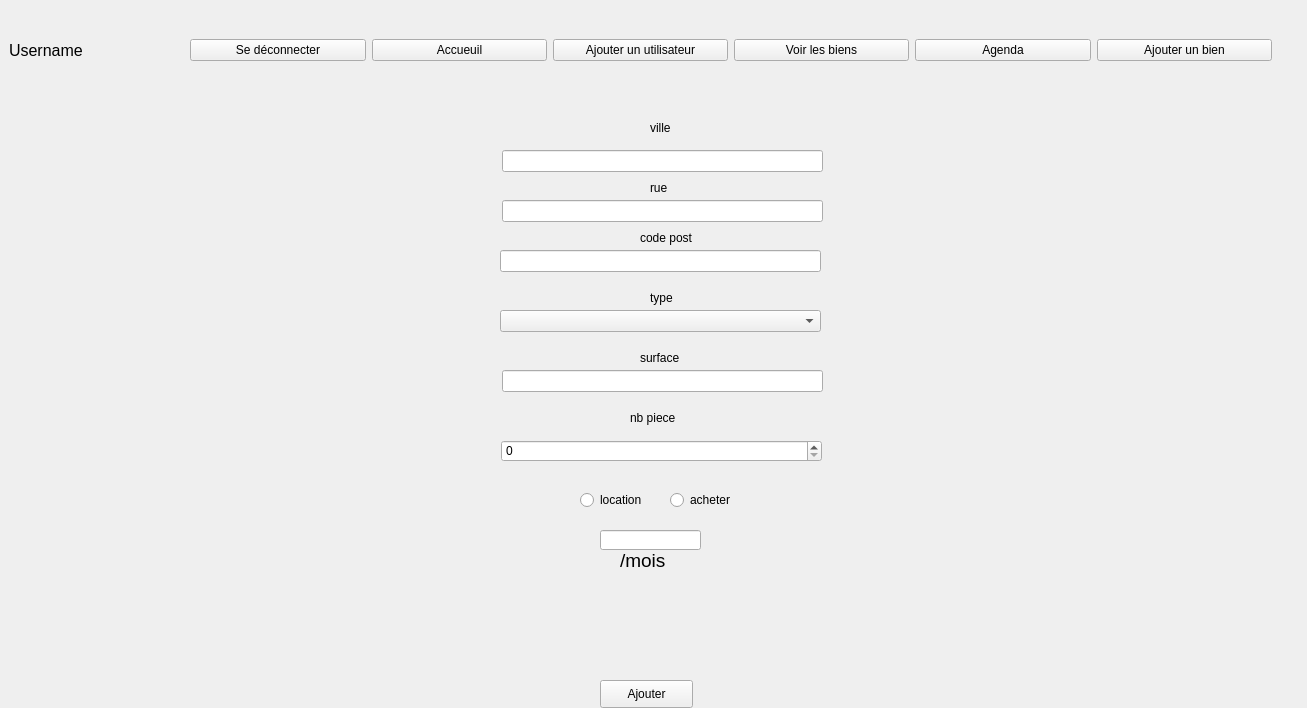
<?xml version="1.0" encoding="UTF-8"?>
<ui version="4.0">
 <class>MainWindow</class>
 <widget class="QMainWindow" name="MainWindow">
  <property name="geometry">
   <rect>
    <x>0</x>
    <y>0</y>
    <width>1307</width>
    <height>708</height>
   </rect>
  </property>
  <property name="windowTitle">
   <string>Grimmo</string>
  </property>
  <widget class="QWidget" name="centralwidget">
   <widget class="QStackedWidget" name="pages">
    <property name="geometry">
     <rect>
      <x>20</x>
      <y>0</y>
      <width>1291</width>
      <height>741</height>
     </rect>
    </property>
    <property name="currentIndex">
     <number>2</number>
    </property>
    <widget class="QWidget" name="login">
     <widget class="QWidget" name="verticalLayoutWidget">
      <property name="geometry">
       <rect>
        <x>-1</x>
        <y>-1</y>
        <width>1281</width>
        <height>721</height>
       </rect>
      </property>
      <layout class="QVBoxLayout" name="verticalLayout">
       <property name="spacing">
        <number>0</number>
       </property>
       <property name="sizeConstraint">
        <enum>QLayout::SetDefaultConstraint</enum>
       </property>
       <property name="leftMargin">
        <number>450</number>
       </property>
       <property name="topMargin">
        <number>150</number>
       </property>
       <property name="rightMargin">
        <number>450</number>
       </property>
       <property name="bottomMargin">
        <number>300</number>
       </property>
       <item>
        <widget class="QLabel" name="title">
         <property name="maximumSize">
          <size>
           <width>16777215</width>
           <height>30</height>
          </size>
         </property>
         <property name="font">
          <font>
           <pointsize>16</pointsize>
          </font>
         </property>
         <property name="text">
          <string>Connection</string>
         </property>
         <property name="alignment">
          <set>Qt::AlignCenter</set>
         </property>
        </widget>
       </item>
       <item>
        <widget class="QLineEdit" name="username_login">
         <property name="text">
          <string/>
         </property>
         <property name="placeholderText">
          <string>Nom Prenom</string>
         </property>
        </widget>
       </item>
       <item>
        <widget class="QLineEdit" name="password_login">
         <property name="placeholderText">
          <string>Mot de passe</string>
         </property>
        </widget>
       </item>
       <item>
        <widget class="QPushButton" name="connect_login">
         <property name="text">
          <string>Se connecter</string>
         </property>
        </widget>
       </item>
      </layout>
     </widget>
    </widget>
    <widget class="QWidget" name="home">
     <widget class="QWidget" name="horizontalLayoutWidget_3">
      <property name="geometry">
       <rect>
        <x>0</x>
        <y>110</y>
        <width>1281</width>
        <height>611</height>
       </rect>
      </property>
      <layout class="QHBoxLayout" name="horizontalLayout_3">
       <item>
        <widget class="QScrollArea" name="scrollArea_2">
         <property name="widgetResizable">
          <bool>true</bool>
         </property>
         <widget class="QWidget" name="scrollAreaWidgetContents_2">
          <property name="geometry">
           <rect>
            <x>0</x>
            <y>0</y>
            <width>636</width>
            <height>607</height>
           </rect>
          </property>
         </widget>
        </widget>
       </item>
       <item>
        <layout class="QVBoxLayout" name="verticalLayout_3">
         <item>
          <widget class="QCalendarWidget" name="calendarWidget"/>
         </item>
         <item>
          <widget class="QScrollArea" name="scrollArea">
           <property name="widgetResizable">
            <bool>true</bool>
           </property>
           <widget class="QWidget" name="scrollAreaWidgetContents_3">
            <property name="geometry">
             <rect>
              <x>0</x>
              <y>0</y>
              <width>633</width>
              <height>299</height>
             </rect>
            </property>
           </widget>
          </widget>
         </item>
        </layout>
       </item>
      </layout>
     </widget>
    </widget>
    <widget class="QWidget" name="add_bien">
     <widget class="QLabel" name="label_4">
      <property name="geometry">
       <rect>
        <x>630</x>
        <y>180</y>
        <width>55</width>
        <height>16</height>
       </rect>
      </property>
      <property name="text">
       <string>rue</string>
      </property>
     </widget>
     <widget class="QLabel" name="label_5">
      <property name="geometry">
       <rect>
        <x>620</x>
        <y>230</y>
        <width>55</width>
        <height>16</height>
       </rect>
      </property>
      <property name="text">
       <string>code post</string>
      </property>
     </widget>
     <widget class="QLineEdit" name="add_ville_add_bien">
      <property name="geometry">
       <rect>
        <x>482</x>
        <y>150</y>
        <width>321</width>
        <height>22</height>
       </rect>
      </property>
     </widget>
     <widget class="QLineEdit" name="add_rue_add_bien">
      <property name="geometry">
       <rect>
        <x>482</x>
        <y>200</y>
        <width>321</width>
        <height>22</height>
       </rect>
      </property>
     </widget>
     <widget class="QLineEdit" name="add_postal_add_bien">
      <property name="geometry">
       <rect>
        <x>480</x>
        <y>250</y>
        <width>321</width>
        <height>22</height>
       </rect>
      </property>
     </widget>
     <widget class="QLabel" name="label_6">
      <property name="geometry">
       <rect>
        <x>630</x>
        <y>290</y>
        <width>55</width>
        <height>16</height>
       </rect>
      </property>
      <property name="text">
       <string>type</string>
      </property>
     </widget>
     <widget class="QLabel" name="label_7">
      <property name="geometry">
       <rect>
        <x>620</x>
        <y>350</y>
        <width>55</width>
        <height>16</height>
       </rect>
      </property>
      <property name="text">
       <string>surface</string>
      </property>
     </widget>
     <widget class="QLabel" name="label_8">
      <property name="geometry">
       <rect>
        <x>610</x>
        <y>410</y>
        <width>55</width>
        <height>16</height>
       </rect>
      </property>
      <property name="text">
       <string>nb piece</string>
      </property>
     </widget>
     <widget class="QLineEdit" name="add_surface_add_bien">
      <property name="geometry">
       <rect>
        <x>482</x>
        <y>370</y>
        <width>321</width>
        <height>22</height>
       </rect>
      </property>
     </widget>
     <widget class="QLabel" name="label_9">
      <property name="geometry">
       <rect>
        <x>630</x>
        <y>120</y>
        <width>55</width>
        <height>16</height>
       </rect>
      </property>
      <property name="text">
       <string>ville</string>
      </property>
     </widget>
     <widget class="QRadioButton" name="location_add_bien_btnradio">
      <property name="geometry">
       <rect>
        <x>560</x>
        <y>490</y>
        <width>95</width>
        <height>20</height>
       </rect>
      </property>
      <property name="text">
       <string>location</string>
      </property>
     </widget>
     <widget class="QRadioButton" name="acheter_add_bien_btnradio">
      <property name="geometry">
       <rect>
        <x>650</x>
        <y>490</y>
        <width>95</width>
        <height>20</height>
       </rect>
      </property>
      <property name="text">
       <string>acheter</string>
      </property>
     </widget>
     <widget class="QComboBox" name="add_type_add_bien">
      <property name="geometry">
       <rect>
        <x>480</x>
        <y>310</y>
        <width>321</width>
        <height>22</height>
       </rect>
      </property>
      <property name="currentText">
       <string/>
      </property>
     </widget>
     <widget class="QSpinBox" name="spinBox">
      <property name="geometry">
       <rect>
        <x>481</x>
        <y>440</y>
        <width>321</width>
        <height>22</height>
       </rect>
      </property>
      <property name="maximum">
       <number>999999999</number>
      </property>
     </widget>
     <widget class="QPushButton" name="btnajouter_add_bien">
      <property name="geometry">
       <rect>
        <x>580</x>
        <y>680</y>
        <width>93</width>
        <height>28</height>
       </rect>
      </property>
      <property name="text">
       <string>Ajouter</string>
      </property>
     </widget>
     <widget class="QLineEdit" name="price_entry">
      <property name="geometry">
       <rect>
        <x>580</x>
        <y>530</y>
        <width>101</width>
        <height>20</height>
       </rect>
      </property>
     </widget>
     <widget class="QLabel" name="mois_label">
      <property name="geometry">
       <rect>
        <x>600</x>
        <y>550</y>
        <width>51</width>
        <height>21</height>
       </rect>
      </property>
      <property name="font">
       <font>
        <pointsize>14</pointsize>
       </font>
      </property>
      <property name="text">
       <string>/mois</string>
      </property>
     </widget>
    </widget>
    <widget class="QWidget" name="agenda_2">
     <widget class="QWidget" name="horizontalLayoutWidget_6">
      <property name="geometry">
       <rect>
        <x>0</x>
        <y>100</y>
        <width>771</width>
        <height>641</height>
       </rect>
      </property>
      <layout class="QHBoxLayout" name="horizontalLayout_7">
       <item>
        <widget class="QCalendarWidget" name="calendarWidget_2"/>
       </item>
      </layout>
     </widget>
     <widget class="QTabWidget" name="btn_add_event">
      <property name="geometry">
       <rect>
        <x>800</x>
        <y>100</y>
        <width>481</width>
        <height>511</height>
       </rect>
      </property>
      <property name="currentIndex">
       <number>0</number>
      </property>
      <widget class="QWidget" name="tab">
       <attribute name="title">
        <string>Tab 1</string>
       </attribute>
       <widget class="QWidget" name="verticalLayoutWidget_5">
        <property name="geometry">
         <rect>
          <x>20</x>
          <y>20</y>
          <width>401</width>
          <height>631</height>
         </rect>
        </property>
        <layout class="QVBoxLayout" name="verticalLayout_5">
         <property name="spacing">
          <number>5</number>
         </property>
         <property name="leftMargin">
          <number>10</number>
         </property>
         <property name="topMargin">
          <number>10</number>
         </property>
         <property name="rightMargin">
          <number>10</number>
         </property>
         <property name="bottomMargin">
          <number>5</number>
         </property>
         <item>
          <widget class="QScrollArea" name="scrollArea_3">
           <property name="widgetResizable">
            <bool>true</bool>
           </property>
           <widget class="QWidget" name="scrollAreaWidgetContents_4">
            <property name="geometry">
             <rect>
              <x>0</x>
              <y>0</y>
              <width>379</width>
              <height>614</height>
             </rect>
            </property>
            <widget class="QLabel" name="label_16">
             <property name="geometry">
              <rect>
               <x>20</x>
               <y>20</y>
               <width>35</width>
               <height>10</height>
              </rect>
             </property>
             <property name="text">
              <string>titre</string>
             </property>
            </widget>
            <widget class="QTextBrowser" name="textBrowser">
             <property name="geometry">
              <rect>
               <x>20</x>
               <y>30</y>
               <width>256</width>
               <height>61</height>
              </rect>
             </property>
            </widget>
            <widget class="QLabel" name="label_17">
             <property name="geometry">
              <rect>
               <x>20</x>
               <y>110</y>
               <width>35</width>
               <height>10</height>
              </rect>
             </property>
             <property name="text">
              <string>rue</string>
             </property>
            </widget>
            <widget class="QLabel" name="label_18">
             <property name="geometry">
              <rect>
               <x>20</x>
               <y>130</y>
               <width>41</width>
               <height>16</height>
              </rect>
             </property>
             <property name="text">
              <string>ville</string>
             </property>
            </widget>
            <widget class="QLabel" name="label_19">
             <property name="geometry">
              <rect>
               <x>20</x>
               <y>150</y>
               <width>51</width>
               <height>16</height>
              </rect>
             </property>
             <property name="text">
              <string>code postale</string>
             </property>
            </widget>
            <widget class="QLabel" name="label_20">
             <property name="geometry">
              <rect>
               <x>160</x>
               <y>110</y>
               <width>35</width>
               <height>10</height>
              </rect>
             </property>
             <property name="text">
              <string>date</string>
             </property>
            </widget>
            <widget class="QLabel" name="label_21">
             <property name="geometry">
              <rect>
               <x>160</x>
               <y>140</y>
               <width>35</width>
               <height>10</height>
              </rect>
             </property>
             <property name="text">
              <string>heure</string>
             </property>
            </widget>
           </widget>
          </widget>
         </item>
        </layout>
       </widget>
      </widget>
      <widget class="QWidget" name="tab_2">
       <attribute name="title">
        <string>Tab 2</string>
       </attribute>
       <widget class="QLabel" name="label_3">
        <property name="geometry">
         <rect>
          <x>30</x>
          <y>20</y>
          <width>41</width>
          <height>21</height>
         </rect>
        </property>
        <property name="text">
         <string>titre</string>
        </property>
       </widget>
       <widget class="QLineEdit" name="add_title_event">
        <property name="geometry">
         <rect>
          <x>30</x>
          <y>40</y>
          <width>113</width>
          <height>20</height>
         </rect>
        </property>
        <property name="text">
         <string/>
        </property>
       </widget>
       <widget class="QLineEdit" name="add_rue_event">
        <property name="geometry">
         <rect>
          <x>30</x>
          <y>170</y>
          <width>113</width>
          <height>20</height>
         </rect>
        </property>
       </widget>
       <widget class="QLineEdit" name="add_cpostal_event">
        <property name="geometry">
         <rect>
          <x>30</x>
          <y>210</y>
          <width>113</width>
          <height>20</height>
         </rect>
        </property>
       </widget>
       <widget class="QLineEdit" name="add_ville_event">
        <property name="geometry">
         <rect>
          <x>30</x>
          <y>250</y>
          <width>113</width>
          <height>20</height>
         </rect>
        </property>
       </widget>
       <widget class="QTextEdit" name="add_description_event">
        <property name="geometry">
         <rect>
          <x>30</x>
          <y>80</y>
          <width>104</width>
          <height>64</height>
         </rect>
        </property>
       </widget>
       <widget class="QLabel" name="label_10">
        <property name="geometry">
         <rect>
          <x>30</x>
          <y>70</y>
          <width>35</width>
          <height>10</height>
         </rect>
        </property>
        <property name="text">
         <string>description</string>
        </property>
       </widget>
       <widget class="QLabel" name="label_11">
        <property name="geometry">
         <rect>
          <x>30</x>
          <y>160</y>
          <width>35</width>
          <height>10</height>
         </rect>
        </property>
        <property name="text">
         <string>rue</string>
        </property>
       </widget>
       <widget class="QLabel" name="label_12">
        <property name="geometry">
         <rect>
          <x>30</x>
          <y>200</y>
          <width>51</width>
          <height>16</height>
         </rect>
        </property>
        <property name="text">
         <string>code postal</string>
        </property>
       </widget>
       <widget class="QLabel" name="label_13">
        <property name="geometry">
         <rect>
          <x>30</x>
          <y>240</y>
          <width>35</width>
          <height>10</height>
         </rect>
        </property>
        <property name="text">
         <string>ville</string>
        </property>
       </widget>
       <widget class="QDateEdit" name="dateEdit_event">
        <property name="geometry">
         <rect>
          <x>30</x>
          <y>290</y>
          <width>110</width>
          <height>22</height>
         </rect>
        </property>
       </widget>
       <widget class="QTimeEdit" name="timeEdit_event">
        <property name="geometry">
         <rect>
          <x>30</x>
          <y>350</y>
          <width>118</width>
          <height>22</height>
         </rect>
        </property>
       </widget>
       <widget class="QLabel" name="label_14">
        <property name="geometry">
         <rect>
          <x>30</x>
          <y>280</y>
          <width>35</width>
          <height>10</height>
         </rect>
        </property>
        <property name="text">
         <string>date</string>
        </property>
       </widget>
       <widget class="QLabel" name="label_15">
        <property name="geometry">
         <rect>
          <x>30</x>
          <y>320</y>
          <width>35</width>
          <height>10</height>
         </rect>
        </property>
        <property name="text">
         <string>heure</string>
        </property>
       </widget>
       <widget class="QPushButton" name="btn_add_event_2">
        <property name="geometry">
         <rect>
          <x>180</x>
          <y>370</y>
          <width>56</width>
          <height>17</height>
         </rect>
        </property>
        <property name="text">
         <string>ajouter</string>
        </property>
       </widget>
      </widget>
     </widget>
    </widget>
    <widget class="QWidget" name="view_bien">
     <widget class="QWidget" name="verticalLayoutWidget_4">
      <property name="geometry">
       <rect>
        <x>0</x>
        <y>100</y>
        <width>511</width>
        <height>621</height>
       </rect>
      </property>
      <layout class="QVBoxLayout" name="verticalLayout_4">
       <property name="spacing">
        <number>5</number>
       </property>
       <property name="leftMargin">
        <number>10</number>
       </property>
       <property name="topMargin">
        <number>10</number>
       </property>
       <property name="rightMargin">
        <number>10</number>
       </property>
       <property name="bottomMargin">
        <number>5</number>
       </property>
       <item>
        <widget class="QScrollArea" name="liste_view_bien">
         <property name="widgetResizable">
          <bool>true</bool>
         </property>
         <widget class="QWidget" name="scrollAreaWidgetContents">
          <property name="geometry">
           <rect>
            <x>0</x>
            <y>0</y>
            <width>489</width>
            <height>604</height>
           </rect>
          </property>
         </widget>
        </widget>
       </item>
      </layout>
     </widget>
     <widget class="QWidget" name="gridLayoutWidget">
      <property name="geometry">
       <rect>
        <x>530</x>
        <y>100</y>
        <width>741</width>
        <height>621</height>
       </rect>
      </property>
      <layout class="QGridLayout" name="gridLayout">
       <item row="0" column="0">
        <widget class="QLabel" name="label_2">
         <property name="text">
          <string>MAP </string>
         </property>
        </widget>
       </item>
      </layout>
     </widget>
    </widget>
    <widget class="QWidget" name="add_agent">
     <widget class="QWidget" name="verticalLayoutWidget_2">
      <property name="geometry">
       <rect>
        <x>-1</x>
        <y>-1</y>
        <width>1281</width>
        <height>721</height>
       </rect>
      </property>
      <layout class="QVBoxLayout" name="verticalLayout_2">
       <property name="spacing">
        <number>0</number>
       </property>
       <property name="leftMargin">
        <number>450</number>
       </property>
       <property name="topMargin">
        <number>200</number>
       </property>
       <property name="rightMargin">
        <number>450</number>
       </property>
       <property name="bottomMargin">
        <number>200</number>
       </property>
       <item>
        <widget class="QLabel" name="label">
         <property name="maximumSize">
          <size>
           <width>16777215</width>
           <height>30</height>
          </size>
         </property>
         <property name="font">
          <font>
           <pointsize>16</pointsize>
          </font>
         </property>
         <property name="text">
          <string>Ajouter un utilisteur</string>
         </property>
         <property name="alignment">
          <set>Qt::AlignCenter</set>
         </property>
        </widget>
       </item>
       <item>
        <widget class="QLineEdit" name="last_name_add_user">
         <property name="placeholderText">
          <string>Nom</string>
         </property>
        </widget>
       </item>
       <item>
        <widget class="QLineEdit" name="first_name_add_user">
         <property name="placeholderText">
          <string>Prénom</string>
         </property>
        </widget>
       </item>
       <item>
        <widget class="QLineEdit" name="phone_add_user">
         <property name="placeholderText">
          <string>Téléphone</string>
         </property>
        </widget>
       </item>
       <item>
        <widget class="QLineEdit" name="password_add_user">
         <property name="placeholderText">
          <string>Mot de passe</string>
         </property>
        </widget>
       </item>
       <item>
        <widget class="QComboBox" name="groups_add_user">
         <item>
          <property name="text">
           <string>Agent</string>
          </property>
         </item>
         <item>
          <property name="text">
           <string>Responsable</string>
          </property>
         </item>
        </widget>
       </item>
       <item>
        <widget class="QPushButton" name="add_user_btn">
         <property name="text">
          <string>Ajouter</string>
         </property>
        </widget>
       </item>
      </layout>
     </widget>
    </widget>
   </widget>
   <widget class="QFrame" name="top_menu">
    <property name="enabled">
     <bool>true</bool>
    </property>
    <property name="geometry">
     <rect>
      <x>0</x>
      <y>10</y>
      <width>1281</width>
      <height>80</height>
     </rect>
    </property>
    <layout class="QHBoxLayout" name="menu">
     <item>
      <widget class="QLabel" name="username">
       <property name="font">
        <font>
         <pointsize>12</pointsize>
        </font>
       </property>
       <property name="text">
        <string>Username</string>
       </property>
      </widget>
     </item>
     <item>
      <widget class="QPushButton" name="disconnect">
       <property name="text">
        <string>Se déconnecter</string>
       </property>
      </widget>
     </item>
     <item>
      <widget class="QPushButton" name="home_home">
       <property name="text">
        <string>Accueuil</string>
       </property>
      </widget>
     </item>
     <item>
      <widget class="QPushButton" name="add_user_home">
       <property name="text">
        <string>Ajouter un utilisateur</string>
       </property>
      </widget>
     </item>
     <item>
      <widget class="QPushButton" name="view_home">
       <property name="text">
        <string>Voir les biens</string>
       </property>
      </widget>
     </item>
     <item>
      <widget class="QPushButton" name="agenda">
       <property name="text">
        <string>Agenda</string>
       </property>
      </widget>
     </item>
     <item>
      <widget class="QPushButton" name="add_good">
       <property name="text">
        <string>Ajouter un bien</string>
       </property>
      </widget>
     </item>
    </layout>
   </widget>
  </widget>
 </widget>
 <resources/>
 <connections/>
</ui>
